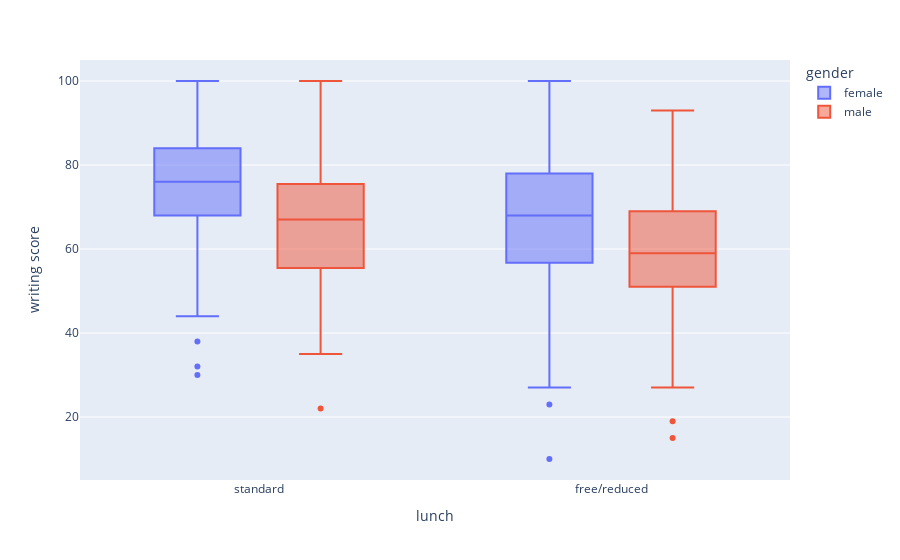

This figure's notebook cell:
### Code cell
# Let's check if Lunch affect student writing score

fig = px.box(data, x="lunch", y='writing score', color="gender")
fig.show()

### Figure 1 — Plotly figure (JSON) as saved in the notebook; plotly's stock layout.template omitted (floating-point values rounded to 4 significant figures; data arrays with more than 128 entries replaced by an {"elided": "..."} marker saying what was removed)
{"data": [{"alignmentgroup": "True", "hovertemplate": "gender=female<br>lunch=%{x}<br>writing score=%{y}<extra></extra>", "legendgroup": "female", "marker": {"color": "#636efa"}, "name": "female", "notched": false, "offsetgroup": "female", "orientation": "v", "showlegend": true, "type": "box", "x": {"elided": "518 str values"}, "x0": " ", "xaxis": "x", "y": {"elided": "518 int values"}, "y0": " ", "yaxis": "y"}, {"alignmentgroup": "True", "hovertemplate": "gender=male<br>lunch=%{x}<br>writing score=%{y}<extra></extra>", "legendgroup": "male", "marker": {"color": "#EF553B"}, "name": "male", "notched": false, "offsetgroup": "male", "orientation": "v", "showlegend": true, "type": "box", "x": {"elided": "482 str values"}, "x0": " ", "xaxis": "x", "y": {"elided": "482 int values"}, "y0": " ", "yaxis": "y"}], "layout": {"boxmode": "group", "legend": {"title": {"text": "gender"}, "tracegroupgap": 0}, "margin": {"t": 60}, "xaxis": {"anchor": "y", "domain": [0, 1], "title": {"text": "lunch"}}, "yaxis": {"anchor": "x", "domain": [0, 1], "title": {"text": "writing score"}}}}
